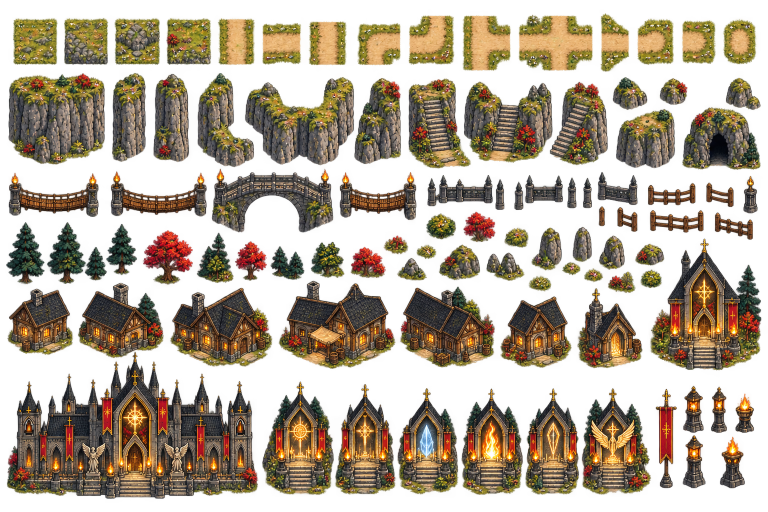
#> input picture map/god-gifted-mountains-tileset-v1.png, 1536 x 1024 px (shown at 1/2 size)
$ python build_god_gifted_wonderdraft.py
#> lines starting #> are read from the running program, lines starting #| are printed output that depends on the picture; after the words box and inside, x2 and y2 are one past the last pixel; in counts of white or black regions, pixels touching at a corner belong together
"""Extract the atlas's existing alpha silhouettes into Wonderdraft symbol assets."""
from pathlib import Path
import json
import math
import zipfile
import numpy as np
from PIL import Image, ImageDraw
from scipy import ndimage

ROOT = Path(__file__).resolve().parent
SOURCE = ROOT / 'god-gifted-mountains-tileset-v1.png'
PACK = ROOT / 'wonderdraft-assets' / 'God_Gifted_Mountains_Pixel_v1'
rgba = np.array(Image.open(SOURCE).convert('RGBA'))
#> rgba is the input picture: shape (1024, 1536, 4); mean R, G, B, A 103.7, 84.6, 52.3, 128.2
labels, _ = ndimage.label(rgba[:, :, 3] > 100)
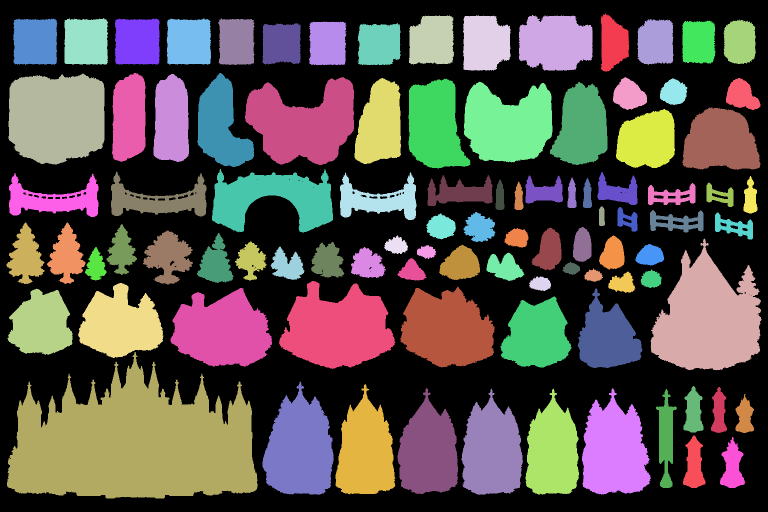
#> labels: shape (1024, 1536) int32 (shown at 1/2 size); 110 distinct labels, from 0 to 109; one colour per label, 0 black
objects = ndimage.find_objects(labels)
#> objects = 109 items
# Retain the original soft edges near each solid silhouette, without importing
# the atlas's almost-transparent residual background or neighboring objects.
distance, indices = ndimage.distance_transform_edt(labels == 0, return_indices=True)
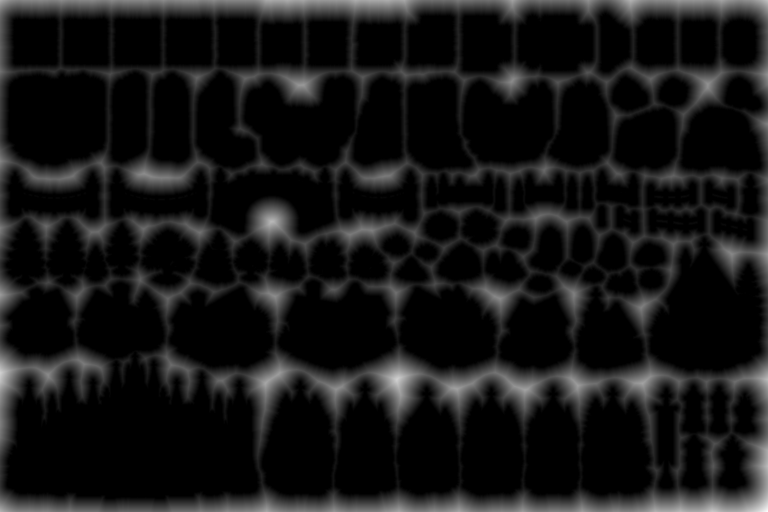
#> distance: shape (1024, 1536) float64 (shown at 1/2 size); min 0, max 72.35, mean 6.4; drawn with min black and max white
nearest = labels[tuple(indices)]
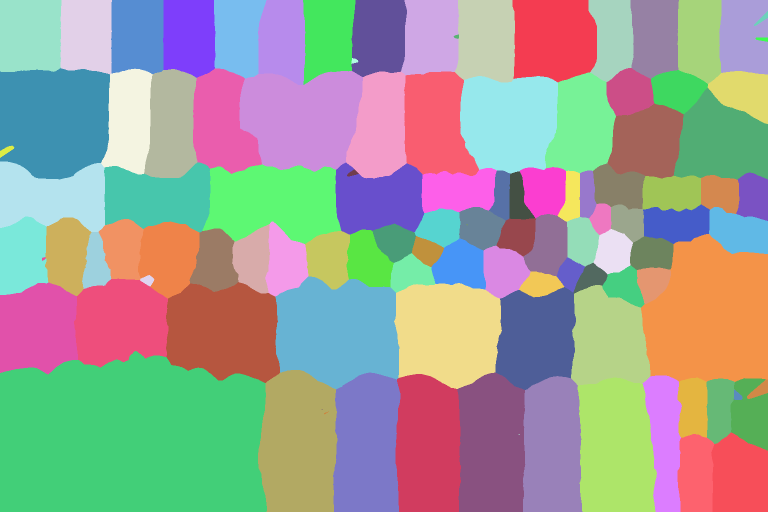
#> nearest: shape (1024, 1536) int32 (shown at 1/2 size); 109 distinct labels, from 1 to 109; one colour per label, 0 black
entries = []
metadata = {}
for number, box in enumerate(objects, 1):
    if box is None:
        continue
    count = int(np.count_nonzero(labels[box] == number))
    if count < 100:
        continue
    y, x = box
    cx, cy = (x.start + x.stop) / 2, (y.start + y.stop) / 2
    if cy < 145:
        category = 'Ground_Paths'
    elif cy < 340:
        category = 'Cliffs_Stairs'
    elif cy < 445:
        category = 'Bridges_Fences'
    elif y.start >= 700:
        category = 'Sacred_Buildings' if x.start < 520 else ('Shrines' if x.start < 1310 else 'Props')
    elif count > 10000 and y.stop > 690:
        category = 'Village_Buildings' if x.stop < 1300 else 'Sacred_Buildings'
    else:
        category = 'Nature'
    name = f'ggm_{category.lower()}_{number:03d}'
    left, top = max(0, x.start - 6), max(0, y.start - 6)
    right, bottom = min(rgba.shape[1], x.stop + 6), min(rgba.shape[0], y.stop + 6)
    crop = rgba[top:bottom, left:right].copy()
    keep = (nearest[top:bottom, left:right] == number) & (distance[top:bottom, left:right] <= 4)
    crop[:, :, 3] = np.where(keep, crop[:, :, 3], 0)
    image = Image.fromarray(crop)
    folder = PACK / 'sprites' / 'symbols' / f'GGM_{category}'
    folder.mkdir(parents=True, exist_ok=True)
    path = folder / f'{name}.png'
    image.save(path)
    metadata.setdefault(folder, {})[name] = {
        'name': name.replace('_', ' '), 'radius': max(8, round(min(image.size) * 0.375)),
        'offset_x': 0, 'offset_y': 0, 'draw_mode': 'normal',
    }
    entries.append({'file': str(path.relative_to(PACK)), 'source_box': [left, top, right, bottom], 'size': list(image.size)})
#> this loop made 109 passes
#> (count, cx, cy, category, name, left, top, right) on passes 1 to 9: (4763, 1230, 85, 'Ground_Paths', 'ggm_ground_paths_001', 1196, 21, 1264), (13702, 1111.5, 85.5, 'Ground_Paths', 'ggm_ground_paths_002', 1032, 24, 1191), (7832, 863, 80, 'Ground_Paths', 'ggm_ground_paths_003', 812, 25, 914), (9092, 973.5, 86, 'Ground_Paths', 'ggm_ground_paths_004', 920, 25, 1027), (7669, 172.5, 82.5, 'Ground_Paths', 'ggm_ground_paths_005', 123, 30, 222), (7662, 70.5, 83.5, 'Ground_Paths', 'ggm_ground_paths_006', 20, 31, 121), (7853, 275, 83, 'Ground_Paths', 'ggm_ground_paths_007', 224, 31, 326), (7691, 377.5, 83, 'Ground_Paths', 'ggm_ground_paths_008', 327, 31, 428), (6189, 472.5, 83.5, 'Ground_Paths', 'ggm_ground_paths_009', 430, 31, 515)
#> (count, cx, cy, category) on passes 61 to 66: (3305, 1093, 498, 'Nature'), (1390, 1033, 475.5, 'Nature'), (6255, 336, 515, 'Nature'), (4079, 430.5, 516, 'Nature'), (1154, 792, 489.5, 'Nature'), (2447, 1223.5, 505, 'Nature')
#> pass 1, `keep = (nearest[top:bottom, left:right] == number) & (distance[top:bot..`:
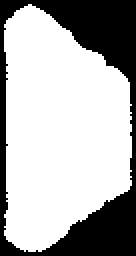
#> keep: shape (128, 68) bool (shown 2 times larger); 68.8% white; 1 black region, box (x1, y1, x2, y2) and area: (0, 0, 68, 128) 2715
#> after the loop:
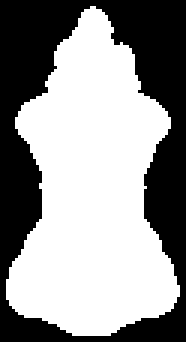
#> keep: shape (114, 62) bool (shown 3 times larger); 57.9% white; 1 black region, box (x1, y1, x2, y2) and area: (0, 0, 62, 114) 2974
#> after the loop, entries = 95 items
for folder, data in metadata.items():
    (folder / '.wonderdraft_symbols').write_text(json.dumps(data, indent=2), encoding='utf-8')
(PACK / 'manifest.json').write_text(json.dumps({'source': SOURCE.name, 'asset_count': len(entries), 'assets': entries}, indent=2), encoding='utf-8')
(PACK / 'README.txt').write_text('God Gifted Mountains Pixel v1\nInstall this entire folder under Wonderdraft/assets.\nEnable God_Gifted_Mountains_Pixel_v1 in the map Assets dialog, save and reopen the map.\nCategories start with GGM_. All assets use normal draw mode to preserve colors.\nRoads and cliff pieces are symbols, not seamless terrain or road brushes.\nOriginal atlas alpha edges are preserved around extracted silhouettes.\n', encoding='utf-8')
columns, cell = 8, 180
sheet = Image.new('RGB', (columns * cell, math.ceil(len(entries) / columns) * cell), '#41434a')
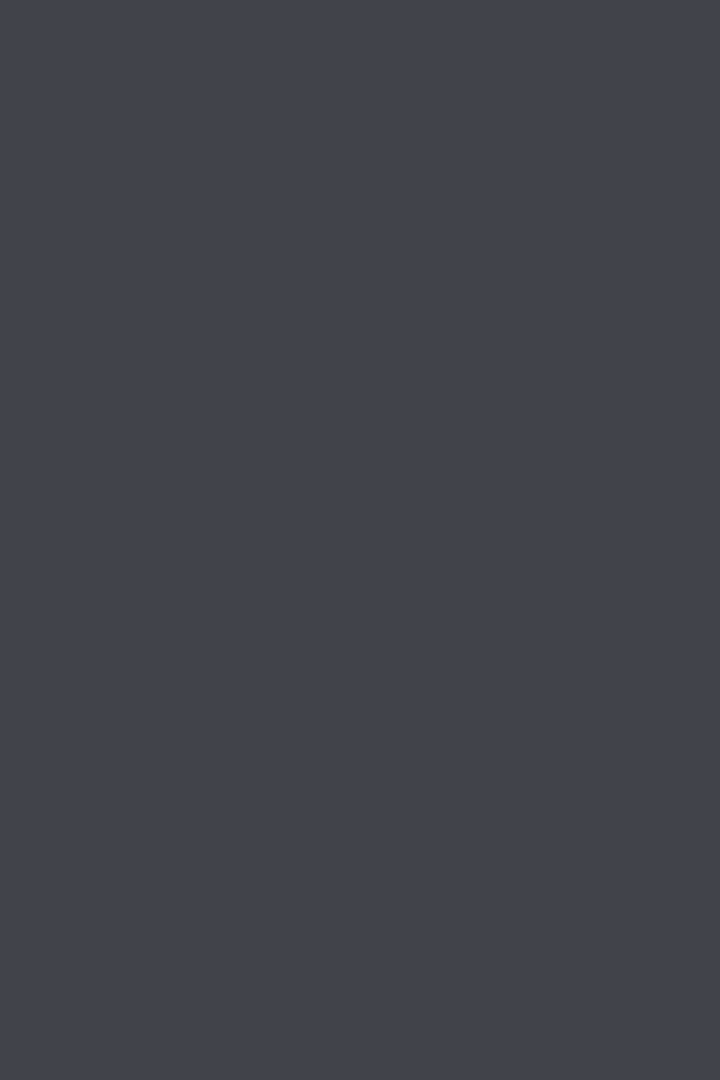
#> sheet: PIL image 1440x2160 RGB (shown at 1/2 size); mean R, G, B 65, 67, 74
draw = ImageDraw.Draw(sheet)
for i, entry in enumerate(entries):
    image = Image.open(PACK / entry['file'])
    image.thumbnail((170, 150), Image.Resampling.NEAREST)
    x, y = (i % columns) * cell, (i // columns) * cell
#> x = 0; y = 0
    sheet.paste(image, (x + (cell - image.width) // 2, y + (155 - image.height) // 2), image)
    draw.text((x + 6, y + 158), Path(entry['file']).stem[-3:] + ' ' + Path(entry['file']).parent.name[4:17], fill='white')
sheet.save(ROOT / 'wonderdraft-assets' / 'God_Gifted_Mountains_Pixel_v1-preview.jpg')
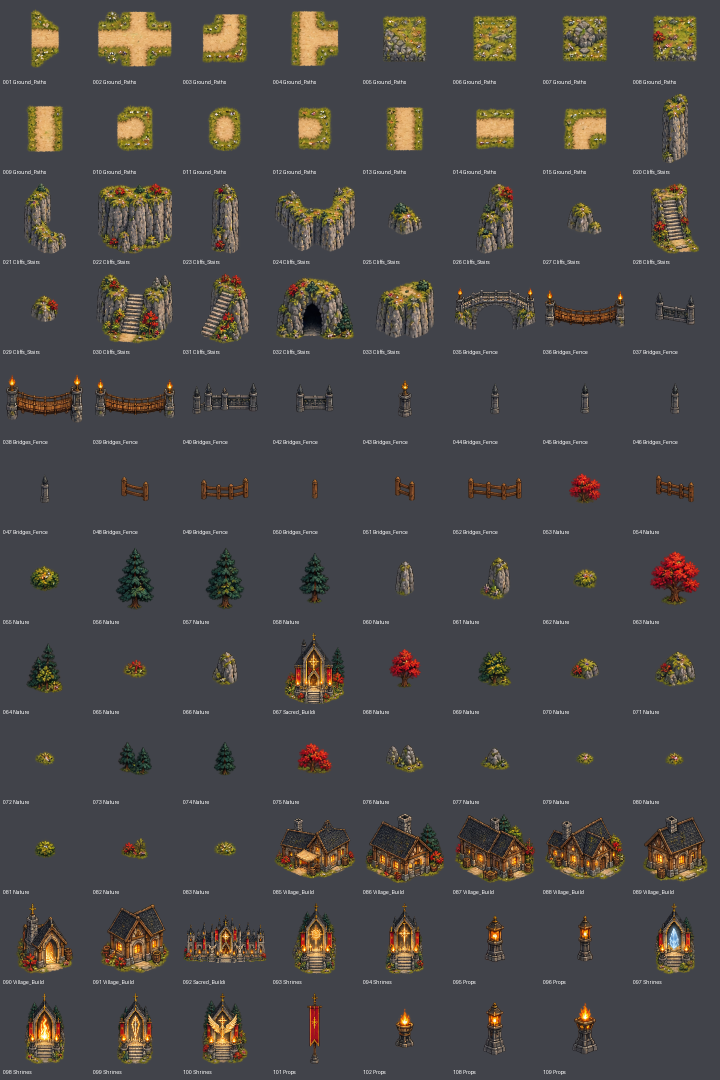
#> saved as God_Gifted_Mountains_Pixel_v1-preview.jpg: PIL image 1440x2160 RGB (shown at 1/2 size); mean R, G, B 73.6, 71.7, 72
archive = PACK.with_suffix('.zip')
with zipfile.ZipFile(archive, 'w', zipfile.ZIP_DEFLATED) as z:
    for file in PACK.rglob('*'):
        if file.is_file():
            z.write(file, file.relative_to(PACK.parent))
print(json.dumps({'pack': str(PACK), 'count': len(entries), 'categories': {f.name: len(data) for f, data in metadata.items()}, 'zip': str(archive)}))
#> (printed output is left out)
